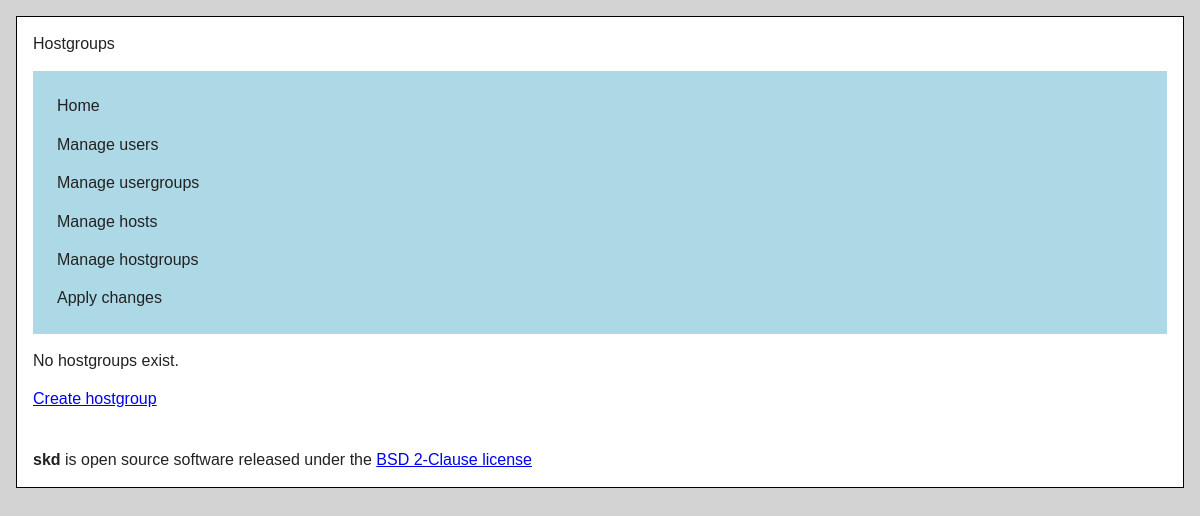
Page /hostgroups/list on the earlier database version.
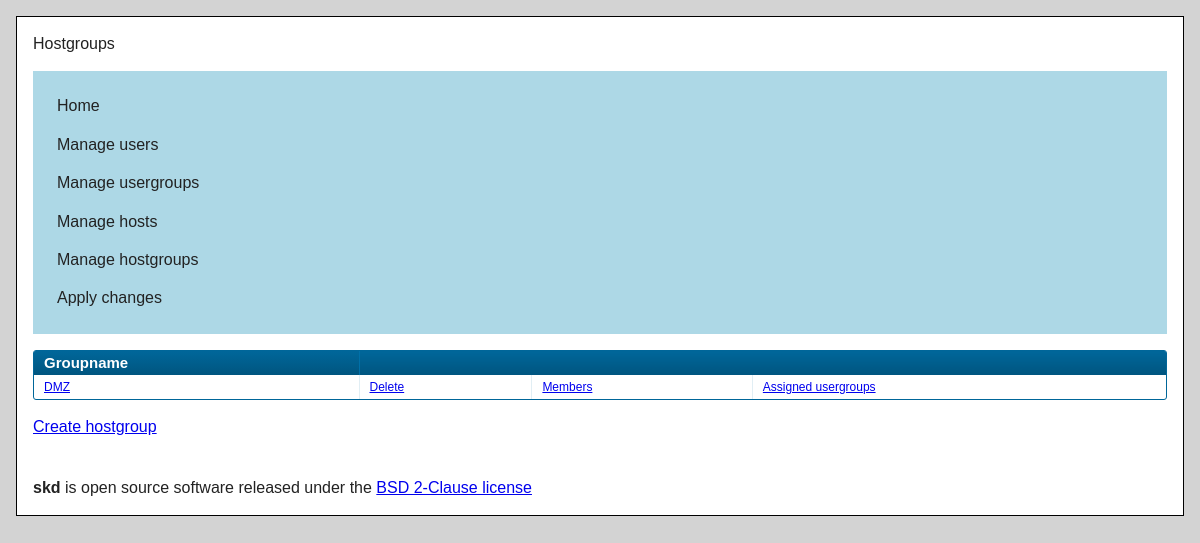
Same page on the later database version.
### keys/models.py (models this page shows, shortened)
class HostGroup(models.Model):
    name = models.CharField(max_length = 200, blank=False)
    comment = models.TextField()

### templates/keys/hostgroup_list.html
{% extends "index.html" %}
{% load i18n %}
{% block menu %}
    {% with "hostgroups" as current_category %}
    {{ block.super }}
    {% endwith %}
{% endblock %}
{% block header %}
{% trans "Hostgroups" %}
{% endblock header %}
{% block content %}
{% if hostgroups %}
    <div class="datagrid">
        <table>
            <thead>
                <tr>
                    <th>{% trans "Groupname" %}</th>
                    <th colspan="3">&nbsp;</th>
                </tr>
            </thead>
            <tbody>
            {% for hostgroup in hostgroups %}
            <tr title="{{ hostgroup.comment }}">
                <td>
                    <a href="{% url hostgroups_edit pk=hostgroup.id %}">
                        {{ hostgroup.name }}
                    </a>
                </td>
                <td>
                    <a href="{% url hostgroups_delete pk=hostgroup.id %}">
                        {% trans "Delete" %}
                    </a>
                </td>
                <td>
                    <a href="{% url hostgroups_hosts_list hostgroup=hostgroup.id %}">
                       {% trans "Members" %}
                    </a>
                </td>
                <td>
                    <a href="{% url hostgroups_usergroups_list hostgroup=hostgroup.id %}">
                        {% trans "Assigned usergroups" %}
                    </a>
                </td>
            </tr>
            {% endfor %}
            </tbody>
        </table>
    </div>
{% else %}
    <p>{% trans "No hostgroups exist." %}</p>
{% endif %}
<p><a href="{% url hostgroups_create %}">{% trans "Create hostgroup" %}</a></p>
{% endblock content %}

Differences in the rows shown:
added HostGroup: name "DMZ"
Other differences:
text no longer shown: "No hostgroups exist."
text now shown: "Groupname"
